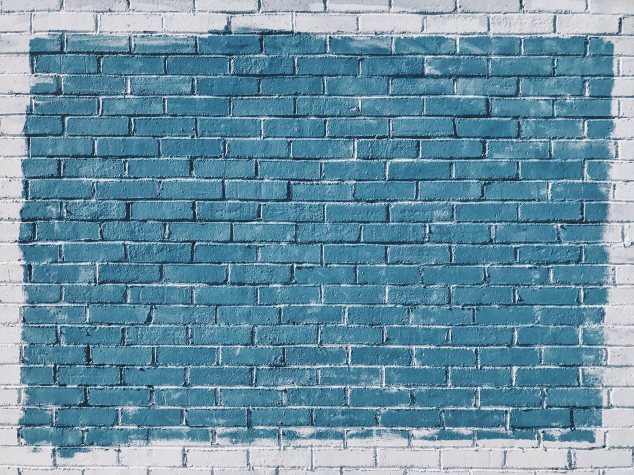
#> input picture 2 - Image Processing/bricks.jpg, 1267 x 950 px (shown at 1/2 size)
$ python blur_smooth.py
#> lines starting #> are read from the running program, lines starting #| are printed output that depends on the picture
import cv2
import numpy as np
import matplotlib.pyplot as plt


def load_img():
    img = cv2.imread('bricks.jpg').astype(np.float32) / 255
    img = cv2.cvtColor(img, cv2.COLOR_BGR2RGB)
    return img


def create_font_img():
    img_font = load_img()
    font_type = cv2.FONT_HERSHEY_COMPLEX
    cv2.putText(img_font, text='bricks', org=(10, 600), fontFace=font_type, fontScale=10,
                color=(255, 0, 0), thickness=4)
    return img_font


def display_img(img):
    fig = plt.figure(figsize=(5, 5))
    ax = fig.add_subplot(111)
    ax.imshow(img)
    plt.show()


img1 = load_img()

# elevating all pixels from the np array to the gamma-power
gamma = 0.2
power_img = np.power(img1, gamma)
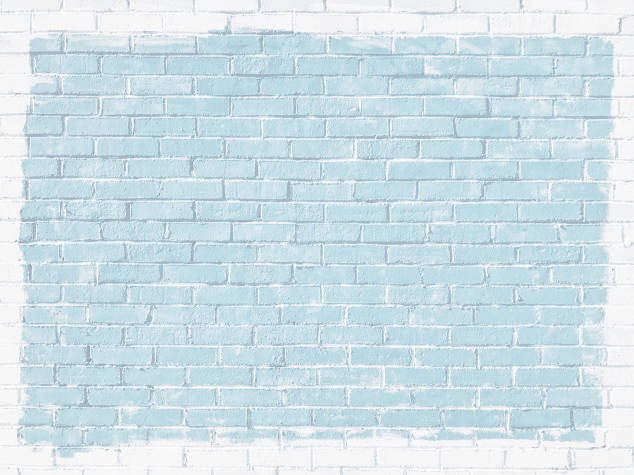
#> power_img: shape (950, 1267, 3) float32 (shown at 1/2 size); mean R, G, B 0.813, 0.885, 0.911
display_img(power_img)

# imposing text onto loaded img
img2 = load_img()
font = cv2.FONT_HERSHEY_COMPLEX
cv2.putText(img2, text='bricks', org=(10,600), fontFace=font, fontScale=10,
            color=(255, 0, 0), thickness=4)
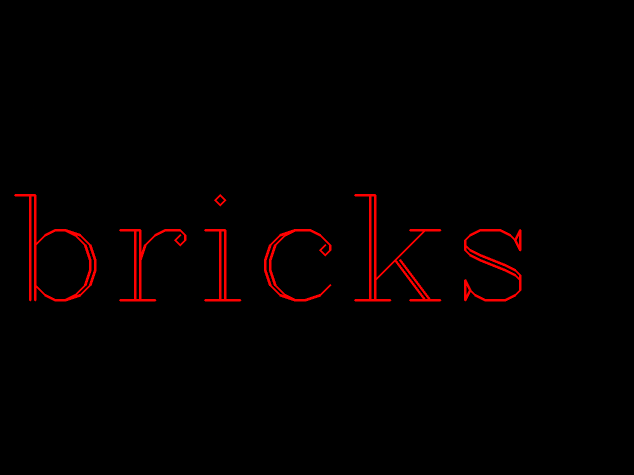
#> img2: shape (950, 1267, 3) float32 (shown at 1/2 size); mean R, G, B 4.6, 0.6, 0.6
display_img(img2)
#> in display_img (call 2), `plt.show()`:
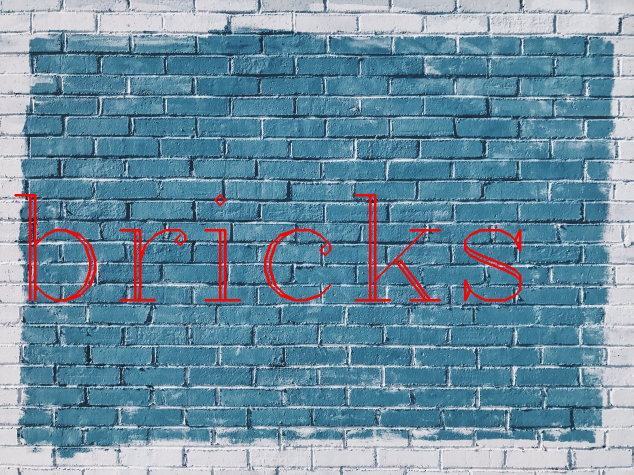
#> shown: shape (950, 1267, 3) float32 (shown at 1/2 size); mean R, G, B 0.423, 0.556, 0.631

# applying kernel filter to img
kernel = np.ones(shape=(5,5), dtype=np.float32)/25
dst = cv2.filter2D(img2, -1, kernel)
display_img(dst)
#> in display_img (call 3), `plt.show()`:
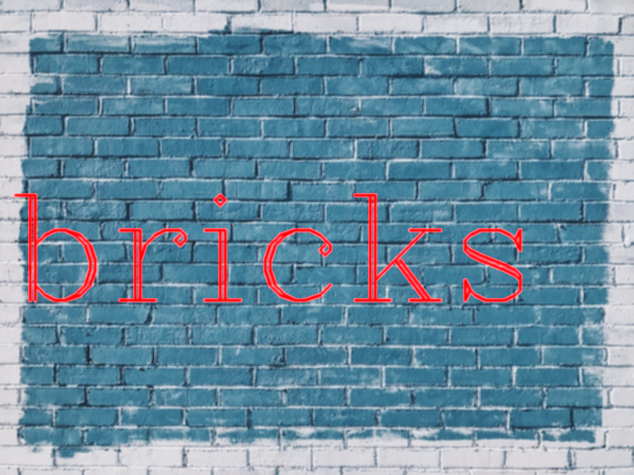
#> shown: shape (950, 1267, 3) float32 (shown at 1/2 size); mean R, G, B 0.433, 0.556, 0.632

# applying blur kernel
img3 = create_font_img()
blurred = cv2.blur(img3, ksize=(5, 5))
display_img(blurred)

# applying gaussian blur kernel
img4 = create_font_img()
blurred_gau = cv2.GaussianBlur(img4, ksize=(5, 5), sigmaX=10)
display_img(blurred_gau)

# applying median blur kernel
img5 = create_font_img()
blurred_med = cv2.medianBlur(img5, 5)
display_img(blurred_med)

# applying bilateral filter
img6 = create_font_img()
img6 = cv2.bilateralFilter(img6, d=9, sigmaColor=75, sigmaSpace=75)
display_img(img6)
#> in display_img (call 7), `plt.show()`:
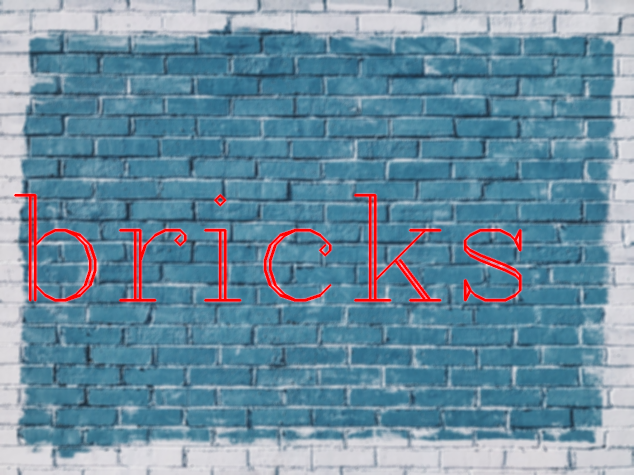
#> shown: shape (950, 1267, 3) float32 (shown at 1/2 size); mean R, G, B 0.429, 0.556, 0.632

$ run again, with 2 - Image Processing/gorilla.jpg copied over 2 - Image Processing/bricks.jpg
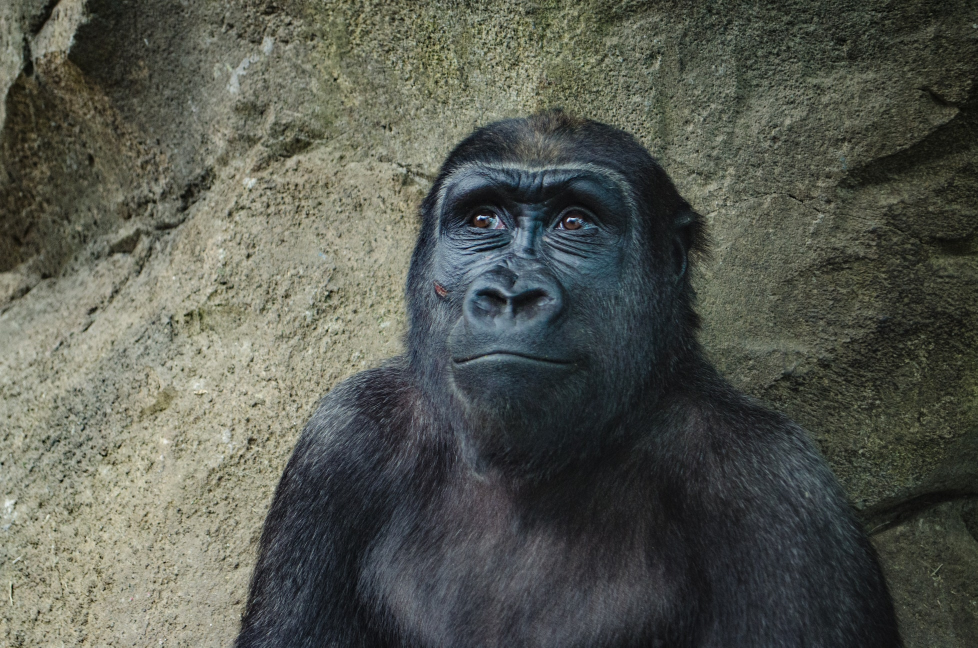
#> input picture 2 - Image Processing/gorilla.jpg, 1955 x 1295 px (shown at 1/2 size)
#> `cv2.putText(img2, text='bricks', org=(10,600), fontFace=font, fontScal..`:
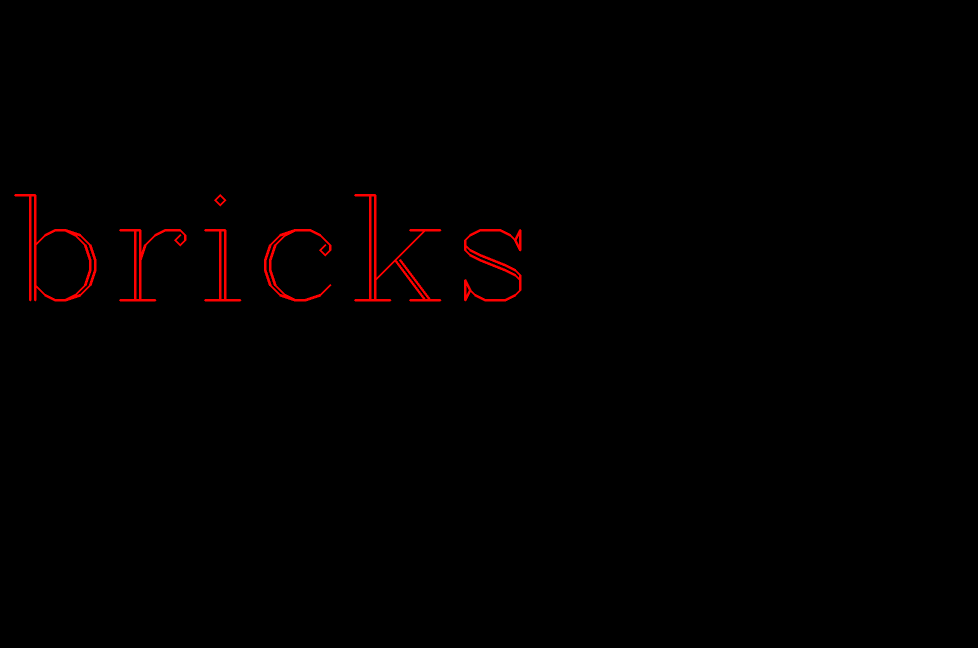
#> img2: shape (1295, 1955, 3) float32 (shown at 1/2 size); mean R, G, B 2.3, 0.3, 0.3
#> in display_img (call 3), `plt.show()`:
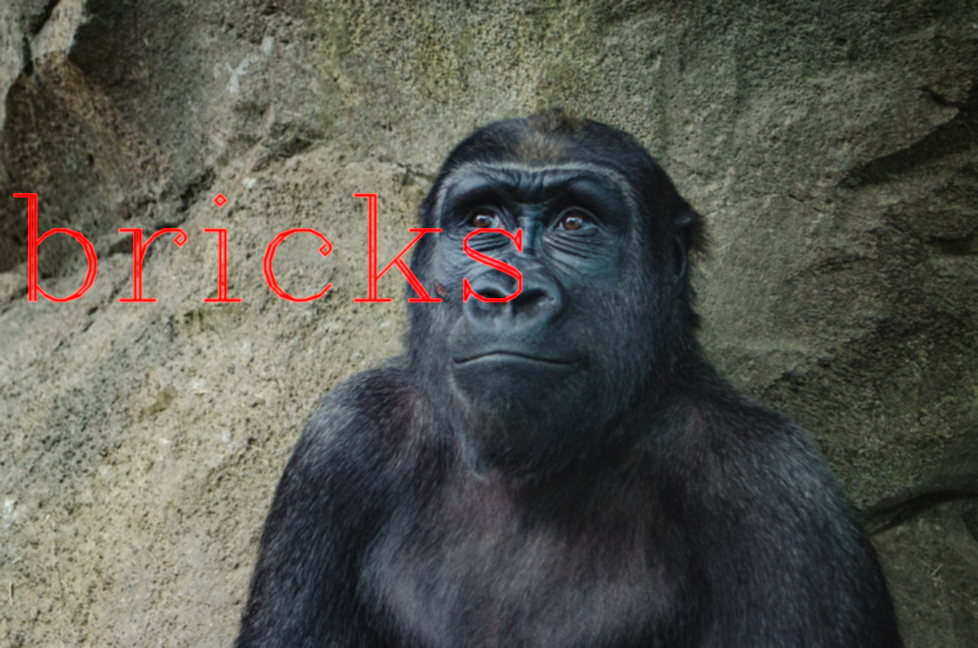
#> shown: shape (1295, 1955, 3) float32 (shown at 1/2 size); mean R, G, B 0.345, 0.345, 0.312
